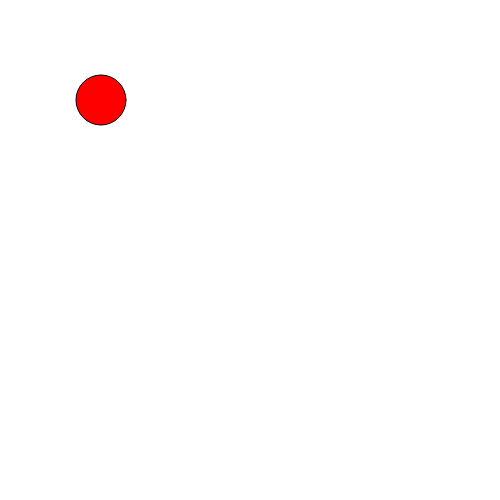
Frame 1 (no input)
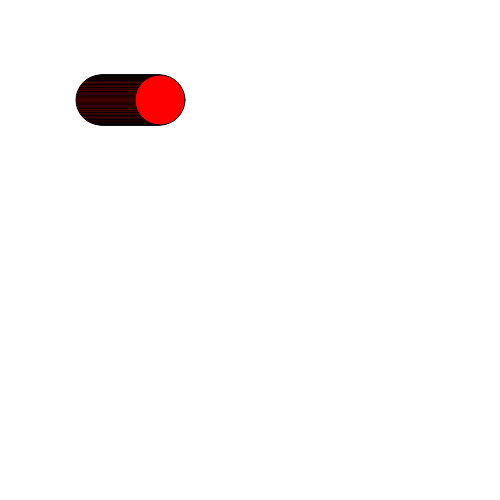
Frame 60 (no input)
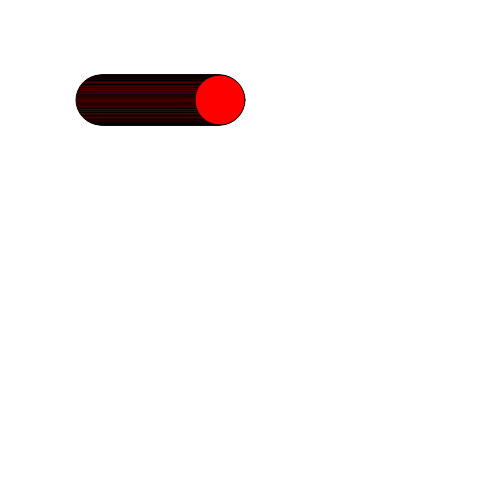
Frame 120 (the mouse pressed at the canvas centre since frame 60)

The p5.js sketch that drew these frames (run headless with seeded random() and noise() and a simulated clock; from frame 60 on, the mouse is pressed at the canvas centre):

// p5.js sketch
// ── sketch.js
let x = 100;

function setup() {
  createCanvas(500, 500);
  fill(255, 0, 0);
}

function draw() {
  x++;
  ellipse(x, 100, 50, 50);
}
